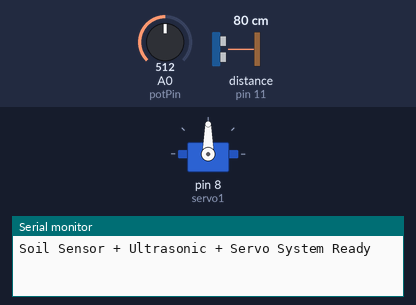
Recording of a sketch running on a simulated Arduino Uno, built with avr-gcc and run on an emulated ATmega328P. Parts: servo, the last lines printed to the serial monitor. Wiring (inferred from the names in the program): ultrasonic range finder: trigger pin 12; echo pin 11. The inputs (shaded band) are chosen by the test bench; at power-on: distance to the obstacle (sensor on pin 11) 80 cm, A0 (potPin) = 512. The echo pulse lasts 58.3 µs per cm.

Above: at 1.2 s.
1.3 s: distance to the obstacle (sensor on pin 11) set to 17 cm
4.3 s: distance to the obstacle (sensor on pin 11) set to 14 cm
At 8.2 s:
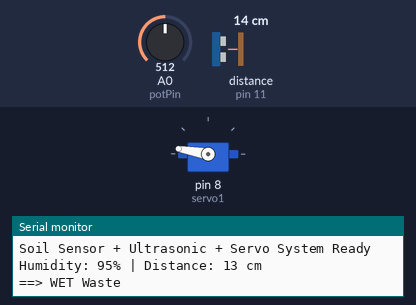
Timing chart, 0 to 15.1 s (numbered marks = the images above; inputs shaded):
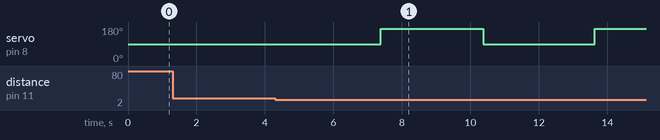

Measured:
- the behaviour switches between 16 and 15 cm on distance to the obstacle (sensor on pin 11) (found by bisection; images 0 and 1)
- after the input at 1.3 s, every drawn part: stays the same
- after the input at 4.3 s, servo on pin 8 (servo1): 90° → 170° after 3.1 s, → 90° 3.0 s later, → 170° 3.2 s later

The sketch:

waste_segregation.ino
```cpp
#include <Servo.h>

Servo servo1;
const int trigPin = 12;
const int echoPin = 11;
const int potPin = A0;

long duration;
int distance = 0;
int soil = 0;
int fsoil = 0;

int maxDryValue = 1;     // Humidity threshold (%) to classify as wet waste
int Ultra_Distance = 15; // Trigger distance threshold in cm

void setup() {
  Serial.begin(9600);
  pinMode(trigPin, OUTPUT);
  pinMode(echoPin, INPUT);
  servo1.attach(8);
  servo1.write(90); // Start in neutral position
  Serial.println("Soil Sensor + Ultrasonic + Servo System Ready");
}

void loop() {
  distance = 0; // Reset accumulator before reading

  // Take 2 ultrasonic readings and average them
  for (int i = 0; i < 2; i++) {
    digitalWrite(trigPin, LOW);
    delayMicroseconds(5);
    digitalWrite(trigPin, HIGH);
    delayMicroseconds(10);
    digitalWrite(trigPin, LOW);

    duration = pulseIn(echoPin, HIGH);
    distance += (duration * 0.034 / 2);
    delay(10);
  }
  distance = distance / 2;

  // Check if an object is within detection distance
  if (distance < Ultra_Distance && distance > 1) {
    delay(1000);
    fsoil = 0; // Reset moisture accumulator before reading

    // Take 3 soil moisture readings and average them
    for (int i = 0; i < 3; i++) {
      soil = analogRead(potPin);
      soil = constrain(soil, 485, 1023);
      fsoil += map(soil, 485, 1023, 100, 0);
      delay(75);
    }
    fsoil = fsoil / 3;

    Serial.print("Humidity: ");
    Serial.print(fsoil);
    Serial.print("% | Distance: ");
    Serial.print(distance);
    Serial.println(" cm");

    // Servo actuation based on waste type
    if (fsoil > maxDryValue) {
      delay(1000);
      Serial.println("==> WET Waste");
      servo1.write(170);
      delay(3000);
    } else {
      delay(1000);
      Serial.println("==> DRY Waste");
      servo1.write(10);
      delay(3000);
    }

    // Return servo to center position
    servo1.write(90);
  }

  delay(1000);
}
```
